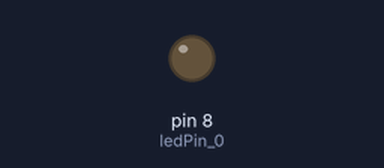
Recording of a program running on a simulated Arduino Uno, built with avr-gcc and run on an emulated ATmega328P. Parts: output pins drawn as LEDs (lit = HIGH). Dashed ring = blinking.

Above: at 1.0 s.
At 2.5 s:
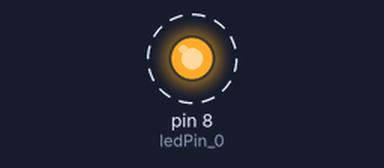
Timing chart, 0 to 4.6 s (numbered marks = the images above):
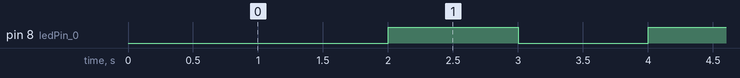

The program:

main.cpp
```cpp
#include <Arduino.h>

#define ledPin_0 8
#define swPin 3

volatile float timer1_ovf;
void setupInterrupts(int period);
int toggle = 1;

void setup()
{
  pinMode(ledPin_0, OUTPUT);
  pinMode(swPin, INPUT_PULLUP);
  setupInterrupts(1);
}

void loop()
{
}

void setupInterrupts(int period)
{
  TCCR1A = 0; // initialize timer1
  TCCR1B = 0; //mode 0

  TCCR1B |= (1 << CS12);  // prescaler 256
  TIMSK1 |= (1 << TOIE1); // enable timer overflow interrupt
  timer1_ovf = 65535 - (period / 0.000016);
  TCNT1 = int(timer1_ovf); // preload timer

  sei(); //Global Interrupt
}

ISR(TIMER1_OVF_vect)
{
  TCNT1 = timer1_ovf;
  digitalWrite(ledPin_0, toggle = !toggle);
}
```

Measured:
- by itself, pin 8 (ledPin_0): alternates HIGH for 1.0 s and LOW for 1.0 s
